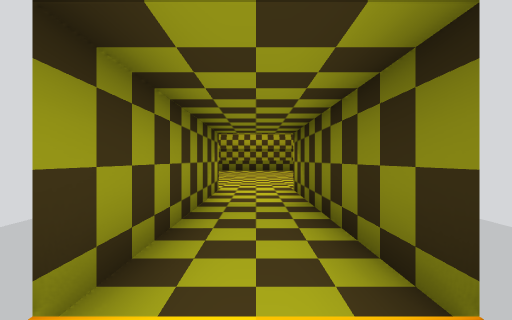
View 1 (above)

19 first-person views from a walk through a level from a Godot 3-D game. The camera is 1.4 m above the floor, looks level and sees 85° across. Doors that lead somewhere are drawn open, without their leaves. The floor is counted in squares, 2 m on a side. Each view is taken from the middle of a square. On the plan, view 1 faces up. The plan holds only what a view shows up to about 9 squares ahead; the rest is blank. Characters and animated objects are left out.

View 2
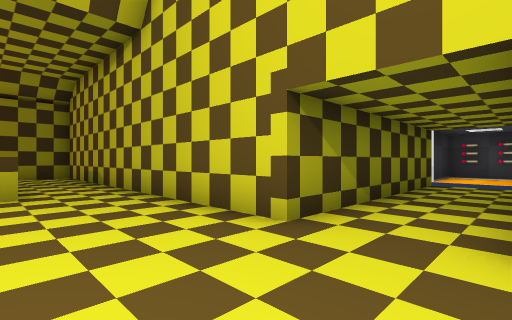

View 3
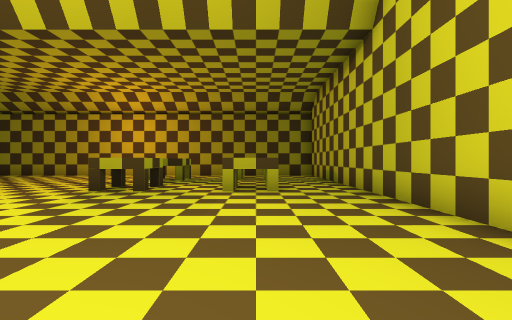

View 4
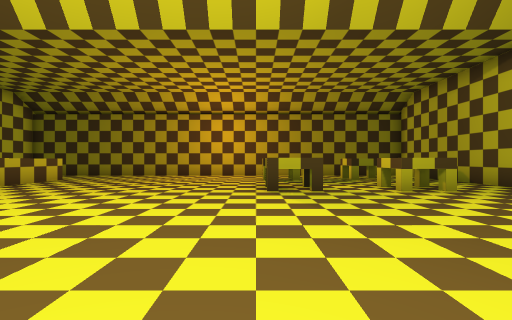

View 5
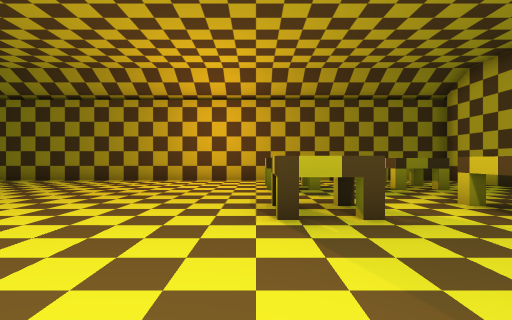

View 6
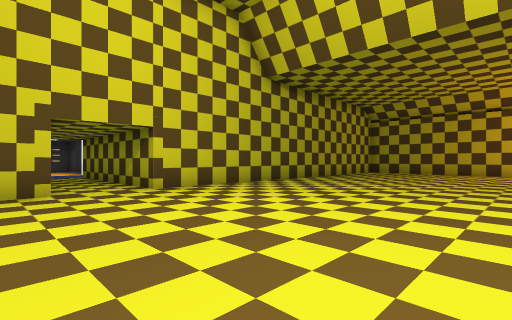

View 7
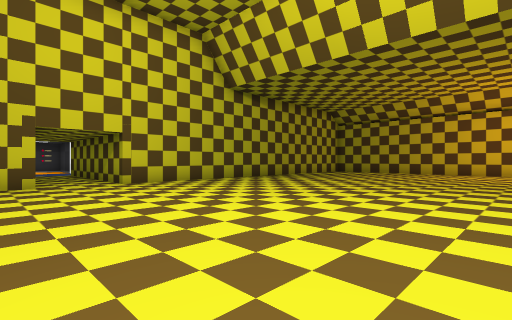

View 8
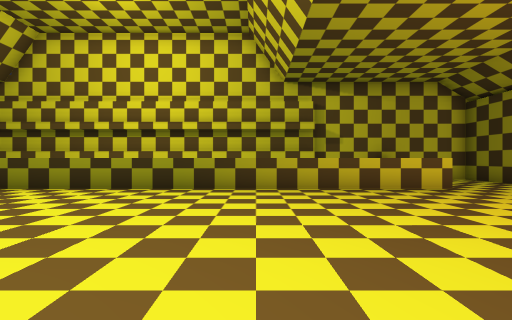

View 9
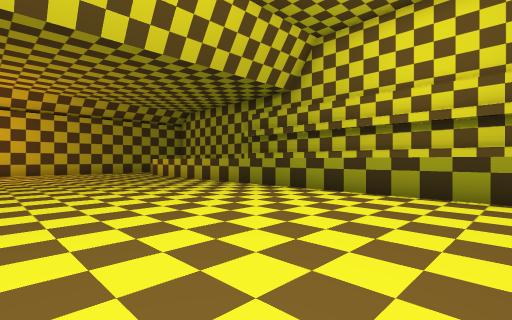

View 10
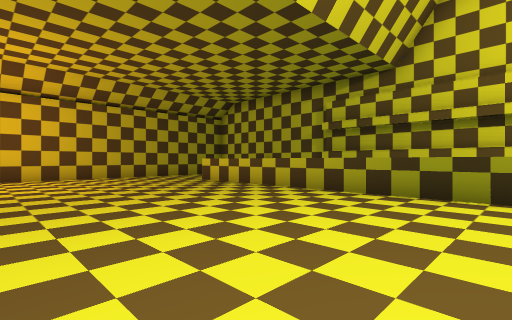

View 11
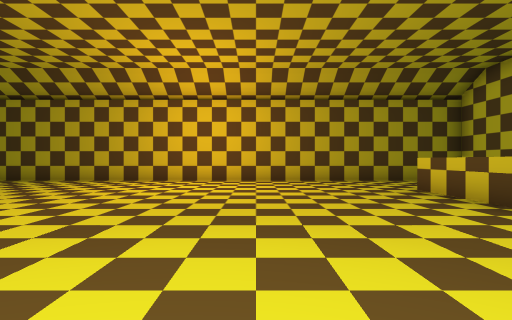

View 12
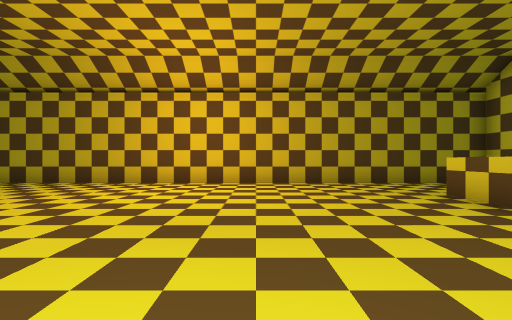

View 13
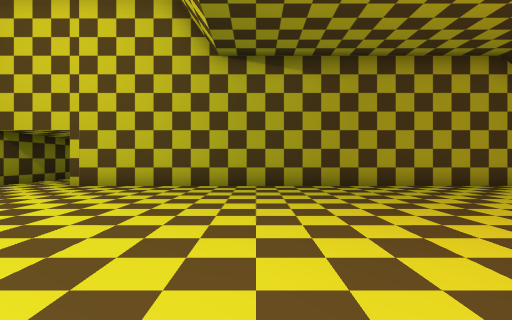

View 14
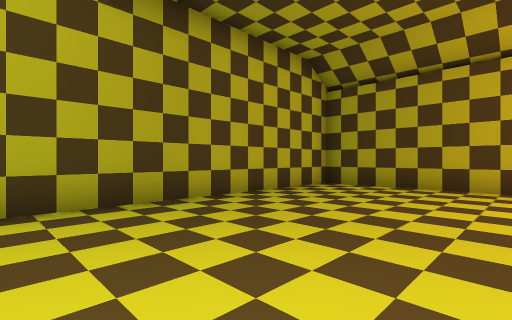

View 15
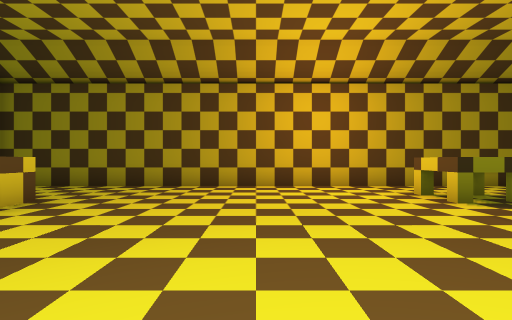

View 16
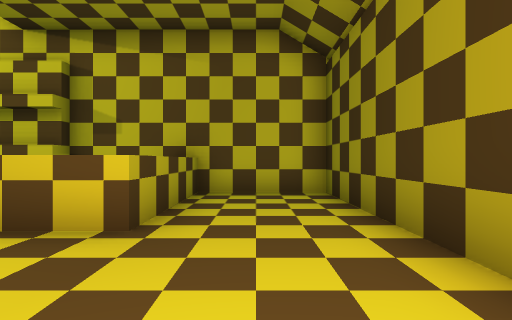

View 17
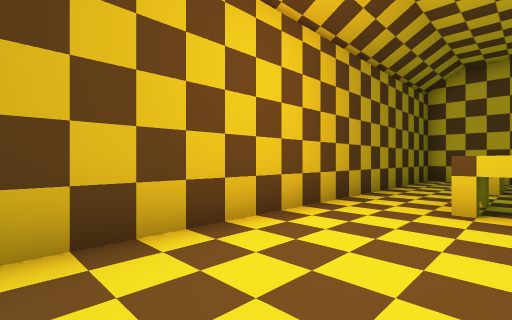

View 18
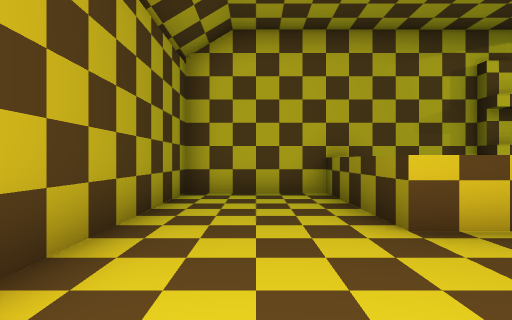

View 19
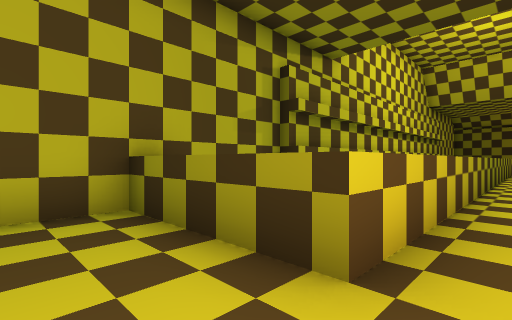

### Floor plan
Key: @ floor where view 1 was taken; # wall or solid block; . main floor; D open door; ^ raised ledge.
Columns run from 14 left of view 1 to 12 right of it. Each row starts with its distance up from view 1.
 24 ####^####          ########
 23 #...^    ########     ^...#
 22 #...^                 ^...#
 21 #...^^^^^^^^^^^^^^^^^^^...#
 20 #.........................#
 19 #.........................#
 18 #.........................#
 17 #.........................#
 16 #.........................#
 15 #.........................#
 14 #.........................#
 13 #...................^..^..#
 12 #.........................#
 11 #.........................#
 10 #...................^..^..#
  9 #.........................#
  8 #.........................#
  7 ##############.############
  6              #.#
  5              #.#
  4              #.#
  3              #.#
  2              #.#
  1              DDD
  0              #@#
 -1              ###

Positions as (right, up) in squares from view 1, and headings:
1: (0, 0), facing up
2: (-1, 10), facing down-right
3: (-1, 10), facing right
4: (-1, 14), facing right
5: (2, 14), facing right
6: (2, 14), facing down-left
7: (2, 16), facing down-left
8: (4, 14), facing up
9: (2, 15), facing up-left
10: (-2, 15), facing up-left
11: (-4, 17), facing left
12: (-5, 17), facing left
13: (-6, 15), facing down
14: (-6, 12), facing down-left
15: (4, 17), facing right
16: (10, 18), facing up
17: (9, 18), facing down-right
18: (-12, 18), facing up
19: (-12, 20), facing up-right
